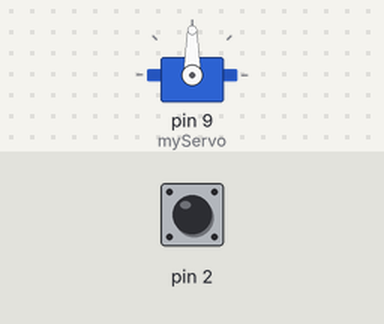
Recording of a sketch running on a simulated Arduino Uno, built with avr-gcc and run on an emulated ATmega328P. Parts: servo. Inputs (shaded band) come from the test bench; at power-on: pin 2 HIGH.

Above: at 1.2 s.
1.3 s: pin 2 pulled LOW for 0.15 s
At 1.37 s:
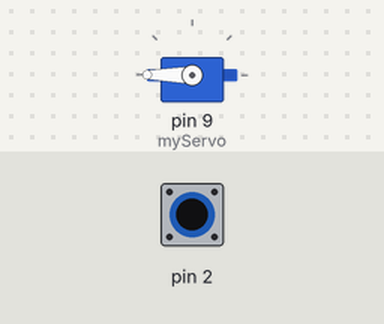
2.9 s: pin 2 pulled LOW for 3.2 s
At 6.6 s:
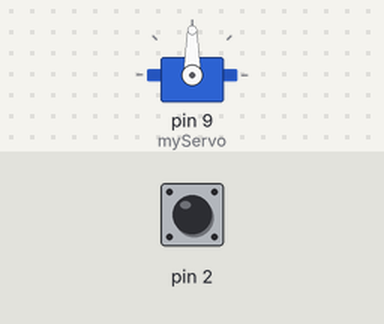
Timing chart, 0 to 8.1 s (numbered marks = the images above; inputs shaded):
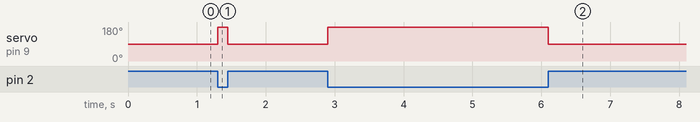

Measured:
- after the input at 1.3 s, servo on pin 9 (myServo): 90° → 180° at once, → 90° 0.15 s later
- after the input at 2.9 s, servo on pin 9 (myServo): 90° → 180° at once, → 90° 3.2 s later

The sketch:

S1E9_addingabuttontobox.ino
```cpp
/* Challenges
1) Add the button and make it open when you press, close when you don't press
2) Open when you don't press, close when you press
3) When you press, make it laugh.  When you don't press, stay closed
4) When you press the button -> open the box and turn the LED green
   When you don't press the button -> close the box and turn the LED red
*/

#include <Servo.h>

int open = 90;

int close = 180;

Servo myServo;

void setup() {
  pinMode(9,OUTPUT);
  pinMode(2,INPUT_PULLUP);

  myServo.attach(9);
}

void loop() {

  //- our first conditional


  if (digitalRead(2) == HIGH) {
    myServo.write(open);

  }
  else {
    myServo.write(close);
  }

}
```
